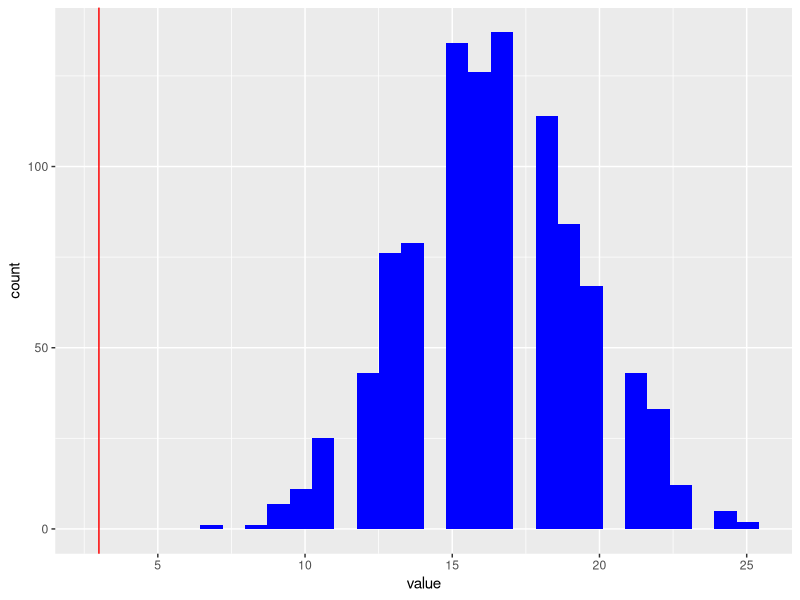

Write R code to recreate this figure. (Note: this script raises an error after producing the figure.)
#clear the environment
rm(list=ls())

#set the library that will be used, install the packages if it is not yet installed
library(tidyr)
library(ggplot2)
library(dplyr)
library(readxl)
library(knitr)
library(cowplot)

#read the data. make sure that the file is already in the working directory
gallfly <- read_excel('gallfly_mating.xlsx', na='NA')

#examine the dataset
  #examine the data type of each column
str(gallfly)
  #examine the number of NA in the data
sum(is.na(gallfly))
  #examine the data
gallfly
  #check whether there are duplicated fly_id, since it should all be unique
duplicated(gallfly$fly_id)

#examined error:
#1. The data type for plot column is char while it needs to be numeric. There are several char records in the column which needs to be converted to numeric.
#2. There are 7 missing values NA in plant_choice column
#3. There are differences in writing Alt and Gig in plant_choice column, some use ALT or GIG, or even gigantia

#fix the first error
gallfly$plot[gallfly$plot == 'plot 1'] <- 1
gallfly$plot[gallfly$plot == 'plot 2'] <- 2
gallfly$plot[gallfly$plot == 'plot 3'] <- 3
gallfly$plot <- as.numeric(gallfly$plot)
str(gallfly)

#fix the second error, remove NA by only selecting the complete cases
gallfly <- gallfly[complete.cases(gallfly), ] 

#fix the third error
gallfly$plant_choice[gallfly$plant_choice == 'ALT'] <- 'Alt'
gallfly$plant_choice[gallfly$plant_choice == 'GIG'] <- 'Gig'
gallfly$plant_choice[gallfly$plant_choice == 'Gigantia'] <- 'Gig'
  #convert the column data type to factor
gallfly$plant_choice <- as.factor(gallfly$plant_choice)
gallfly$host_race <- as.factor(gallfly$host_race)
str(gallfly)

#write the cleaned data to gallfly_cleaned.csv and put it into the working directory
write.csv(gallfly, "gallfly_cleaned.csv", row.names=FALSE)

#count the altissima fly which oviposited in altissima, same host_race and plant_choice
same_alt <- nrow(gallfly[gallfly$host_race == 'Alt' & gallfly$plant_choice == 'Alt',])
#count the gigantia fly which oviposited in gigantia, same host_race and plant_choice
same_gig <- nrow(gallfly[gallfly$host_race == 'Gig' & gallfly$plant_choice == 'Gig',])
#sum the result which will shows the number of flies with host_race equal to plant_choice
same <- same_alt + same_gig
same 
#result
#there are 30 flies from altissima host who oviposited in altissima
#there are 31 flies from gigantia host who oviposited in gigantia
#there are 61 flies who oviposited in the same host_race

#count the altissima fly which oviposited in gigantia, different host_race and plant_choice
dif_alt <- nrow(gallfly[gallfly$host_race == 'Alt' & gallfly$plant_choice == 'Gig',])
#count the gigantia fly which oviposited in altissima, different host_race and plant_choice
dif_gig <- nrow(gallfly[gallfly$host_race == 'Gig' & gallfly$plant_choice == 'Alt',])
#sum the result which will shows the number of flies with host_race different to plant_choice
dif <- dif_alt + dif_gig
#result
#there are 3 flies from altissima host who oviposited in gigantia
#there are 1 flies from gigantia host who oviposited in altissima
#there are 4 flies who oviposited in the different host_race

#create a tibble called gall_counts to show the result above
gall_counts <- data.frame(host_race = c('Alt', 'Alt', 'Gig', 'Gig'),
                          plant_choice = c('Alt', 'Gig', 'Gig', 'Alt'),
                          count = c(same_alt, dif_alt, same_gig, dif_gig))
gall_counts <- as_tibble(gall_counts)
knitr::kable(gall_counts)

#create another column to show the proportion of the count
gall_counts$proportion <- gall_counts$count/colSums(gall_counts[3])
knitr::kable(gall_counts)

#summary: the flies from a host_race are most likely to choose the same species in the plant_choice
#About 46.15% of Alt choose also Alt and about 47.7% of Gig also choose Gig
#About 93.85% of the flies oviposited on their own host
#Only about 6.15% of the flies oviposited on the different host

#calculate all Alt host race
N_alt <- gall_counts %>% 
        filter(host_race == "Alt") %>% 
        summarize(sum(count)) %>% 
        pull()
N_alt
#N_alt = 33, or there are 33 observation of flies with altissima host_race

#create a tibble of the expected number of altissima flies oviposited in altissima if it chooses randomly
#and it is calculated on 1000 occasions
altissima_random <- rbinom(1000, N_alt, 0.5)
altissima_random <- as_tibble(altissima_random)
altissima_random

#create a histogram to show the result above, save it to altissima_plot_random
altissima_plot_random <- ggplot(altissima_random) +
                      aes(x = value) +
                      geom_histogram(fill = 'blue') +
                      geom_vline(aes(xintercept = dif_alt), color = 'red')
                      ggtitle("Histogram of the number of Flies from Altissima which oviposited in Altissima") +
                      xlab("Number of Flies") + ylab("Count")
altissima_plot_random

#calculate all Gig host race
N_gig <- gall_counts %>% 
        filter(host_race == "Gig") %>% 
        summarize(sum(count)) %>% 
        pull()
N_gig
#N_gig = 32, or there are 32 observation of flies with altissima host_race

#create a tibble of the expected number of gigantia flies oviposited in gigantia if it chooses randomly
#and it is calculated on 1000 occasions
gigantia_random <- rbinom(1000, N_gig, 0.5)
gigantia_random <- as_tibble(gigantia_random)
gigantia_random

#create a histogram to show the result above, save it to gigantia_plot_random
gigantia_plot_random <- ggplot(gigantia_random) +
                      aes(x = value) +
                      geom_histogram(fill = 'blue') +
                      geom_vline(aes(xintercept = dif_gig), color = 'red') +
                      ggtitle("Histogram of the number of Flies from Gigantia which oviposited in Gigantia") +
                      xlab("Number of Flies") + ylab("Count")
gigantia_plot_random

#create a plot grid to compare two histogram plots above
plot_grid(altissima_plot_random, gigantia_plot_random, ncol = 1, align = "v")

#calculate the probability of  observing exactly the number of choices of the alternate host plant if the flies are actually choosing randomly
  #for altissima
probability_dif_alt <- dbinom(dif_alt, size = N_alt, prob=0.5)
probability_dif_alt
  #for gigantia
probability_dif_gig <- dbinom(dif_gig, size = N_gig, prob=0.5)
probability_dif_gig
  #for both
probability_dif <- probability_dif_alt + probability_dif_gig
probability_dif

#calculate the probability of observing the number of choices of the alternate host plant or any count lower than observed, if the flies are actually choosing randomly
  #for altissima
probability_dif_alt_cumulative <- pbinom(dif_alt, size = N_alt, prob=0.5)
probability_dif_alt_cumulative
  #for gigantia
probability_dif_gig_cumulative <- dbinom(dif_gig, size = N_gig, prob=0.5)
probability_dif_gig_cumulative
  #for both
probability_dif_cumulative <- probability_dif_alt_cumulative + probability_dif_gig_cumulative
probability_dif_cumulative

#interpretation
#1. It is very unlikely to observe only 3 altissima flies (dif_alt) that choose alternate host plant if the flies are actually choosing randomly
#2. It is very unlikely to observe only 1 gigantia flies (dif_gig) that choose alternate host plant if the flies are actually choosing randomly
#3. It is very unlikely to observe 4 or less flies that choose alternate host plant if the flies are actually choosing randomly
  #the probability is very low
#4. It can be concluded that the initial result is not random
#5. It can be concluded that the gall flies from a specific host_race will prefer to choose the same plant to reproduce